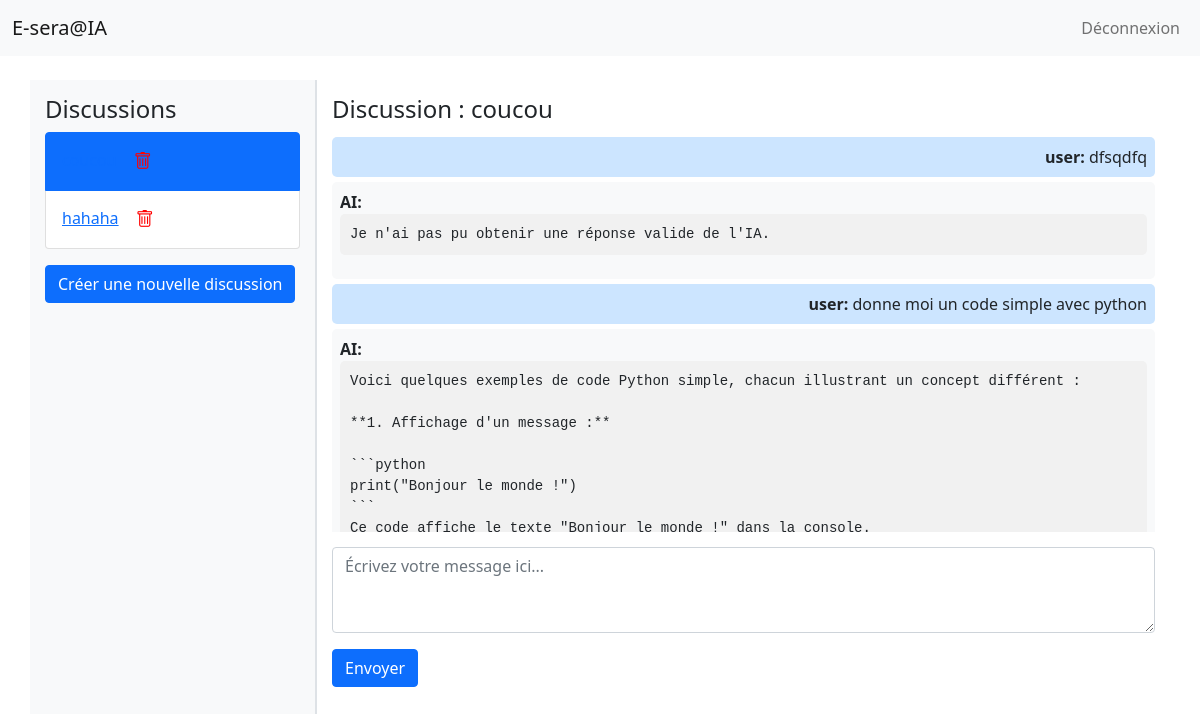
Screenshot of /welcome_authenticated/?discussion_id=7 (signed in) with the database file from the repository.
### chat/models.py (models this page shows, shortened)
class Discussion(models.Model):
    title = models.CharField(max_length=255)
    user = models.ForeignKey(User, on_delete=models.CASCADE, related_name="discussions")
    created_at = models.DateTimeField(auto_now_add=True)

class Message(models.Model):
    discussion = models.ForeignKey(Discussion, on_delete=models.CASCADE, related_name="messages")
    sender = models.CharField(max_length=50)  # 'user' or 'AI'
    content = models.TextField()
    created_at = models.DateTimeField(auto_now_add=True)

### chat/views.py (the view)
# urls.py: path('welcome_authenticated/', views.welcome_authenticated, name='welcome_authenticated'),
@login_required
def welcome_authenticated(request):
    discussions = request.user.discussions.all()  # Récupère les discussions liées à l'utilisateur
    selected_discussion = None
    messages_list = None
    discussion_id = request.GET.get('discussion_id')
    if discussion_id:
        selected_discussion = get_object_or_404(Discussion, id=discussion_id, user=request.user)
        messages_list = selected_discussion.messages.all()
    if request.method == 'POST':
        if 'title' in request.POST:
            form = DiscussionForm(request.POST)
            if form.is_valid():
                title = form.cleaned_data['title']
                discussion = Discussion.objects.create(title=title, user=request.user)
                return redirect(f'{request.path}?discussion_id={discussion.id}')
        if 'message' in request.POST and selected_discussion:
            user_message = request.POST.get('message', '').strip()
            if user_message:
                try:
                    ai_response = get_ai_response(user_message)
                    Message.objects.create(discussion=selected_discussion, sender='user', content=user_message)
                    Message.objects.create(discussion=selected_discussion, sender='AI', content=ai_response)
                except Exception as e:
                    messages.error(request, f"Erreur lors de la communication avec l'IA : {str(e)}")
                return redirect(f'{request.path}?discussion_id={selected_discussion.id}')
    else:
        form = DiscussionForm()
    return render(request, 'chat/welcome_authenticated.html', {
        'discussions': discussions,
        'selected_discussion': selected_discussion,
        'messages': messages_list,
        'form': form,
    })

### chat/forms.py (shortened to what this page needs)
class DiscussionForm(forms.ModelForm):
    class Meta:
        model = Discussion
        fields = ['title']
        widgets = {
            'title': forms.TextInput(attrs={'class': 'form-control', 'placeholder': 'Titre de la discussion'})
        }

### chat/templates/chat/welcome_authenticated.html (shortened to what this page needs)
<!DOCTYPE html>
<html lang="fr">
<head>
    <link href="https://cdn.jsdelivr.net/npm/bootstrap@5.1.3/dist/css/bootstrap.min.css" rel="stylesheet">
</head>
<body>
    <nav class="navbar navbar-expand-lg navbar-light bg-light">
        <div class="container-fluid">
            <a class="navbar-brand" href="#">E-sera@IA</a>
            <ul class="navbar-nav ms-auto">
                <li class="nav-item">
                    <a class="nav-link" href="{% url 'logout' %}">Déconnexion</a>
                </li>
            </ul>
        </div>
    </nav>
    <div class="container mt-4">
        <div class="row">
            <div class="col-md-3 sidebar">
                <h4>Discussions</h4>
                <ul class="list-group">
                    {% for discussion in discussions %}
                        <li class="list-group-item {% if selected_discussion and selected_discussion.id == discussion.id %}active{% endif %}">
                            <a href="?discussion_id={{ discussion.id }}">{{ discussion.title }}</a>
                            <form method="POST" action="{% url 'delete_discussion' discussion.id %}" style="display:inline;">
                                <button type="submit" class="btn btn-link delete-btn" onclick="return confirm('Êtes-vous sûr de vouloir supprimer cette discussion ?');">
                                    <i class="bi bi-trash"></i>
                                </button>
                            </form>
                        </li>
                    {% endfor %}
                </ul>
                <button type="button" class="btn btn-primary mt-3" data-bs-toggle="modal" data-bs-target="#createDiscussionModal">
                    Créer une nouvelle discussion
                </button>
            </div>
            <div class="col-md-9 chat-area">
                {% if selected_discussion %}
                    <h4>Discussion : {{ selected_discussion.title }}</h4>
                    <div class="chat-messages">
                        {% for message in messages %}
                            {% if message.sender == 'user' %}
                                <div class="user-message">
                                    <strong>{{ message.sender }}:</strong> {{ message.content }}
                                </div>
                            {% else %}
                                <div class="ai-message">
                                    <strong>{{ message.sender }}:</strong>
                                    <pre>{{ message.content }}</pre>
                                </div>
                            {% endif %}
                        {% endfor %}
                    </div>
                    <form method="POST">
                        <div class="mb-3">
                            <textarea class="form-control" name="message" rows="3" placeholder="Écrivez votre message ici..." required></textarea>
                        </div>
                        <button type="submit" class="btn btn-primary">Envoyer</button>
                    </form>
                {% else %}
                    <h4>Veuillez sélectionner une discussion ou en créer une nouvelle.</h4>
                {% endif %}
            </div>
        </div>
    </div>
    <link href="https://cdn.jsdelivr.net/npm/bootstrap-icons/font/bootstrap-icons.css" rel="stylesheet">
</body>
</html>

### chat/templates/chat/welcome_authenticated.html (style rules this page uses)
.sidebar { height: 100vh; background-color: #f8f9fa; padding: 15px; }
.chat-area { padding: 15px; border-left: 2px solid #dee2e6; }
.chat-messages { max-height: 400px; overflow-y: auto; margin-bottom: 15px; }
.user-message { text-align: right; background-color: #cce5ff; padding: 8px; border-radius: 5px; margin: 5px 0; word-wrap: break-word; }
.ai-message { text-align: left; background-color: #f8f9fa; padding: 8px; border-radius: 5px; margin: 5px 0; word-wrap: break-word; }
.ai-message pre { background-color: #f1f1f1; padding: 10px; border-radius: 5px; overflow-x: auto; white-space: pre-wrap; }
.delete-btn { font-size: 18px; color: red; cursor: pointer; }

### rows the page displays
Discussion: title "coucou"
Discussion: title "hahaha"
Message: sender "user", content "dfsqdfq"
Message: sender "AI", content "Je n'ai pas pu obtenir une réponse valide de l'IA."
Message: sender "user", content "donne moi un code simple avec python"
Message: sender "AI", content "Voici quelques exemples de code Python simple, chacun illustrant un concept différent : **1. Affichage d'un message :** ```python print(\"Bonjour le monde !\") ``` Ce code affiche le texte \"Bonjour le monde !\" dans la console.…"
